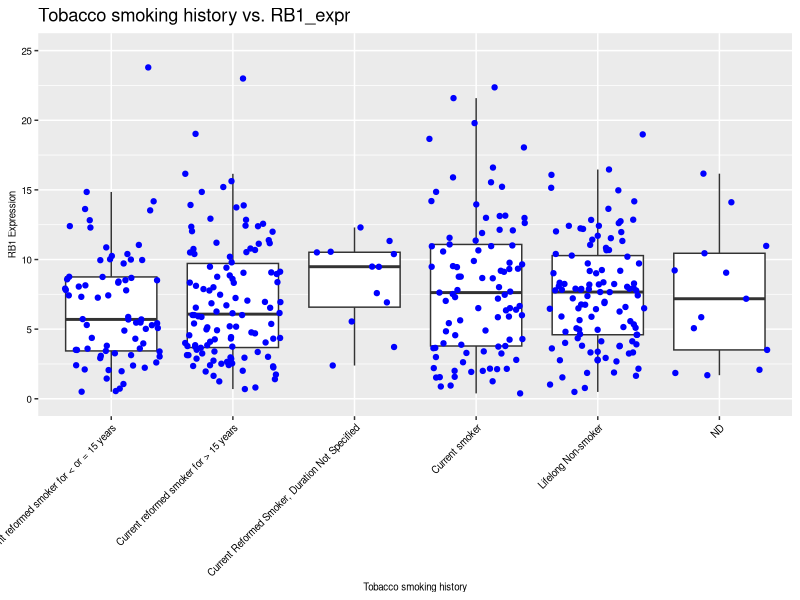
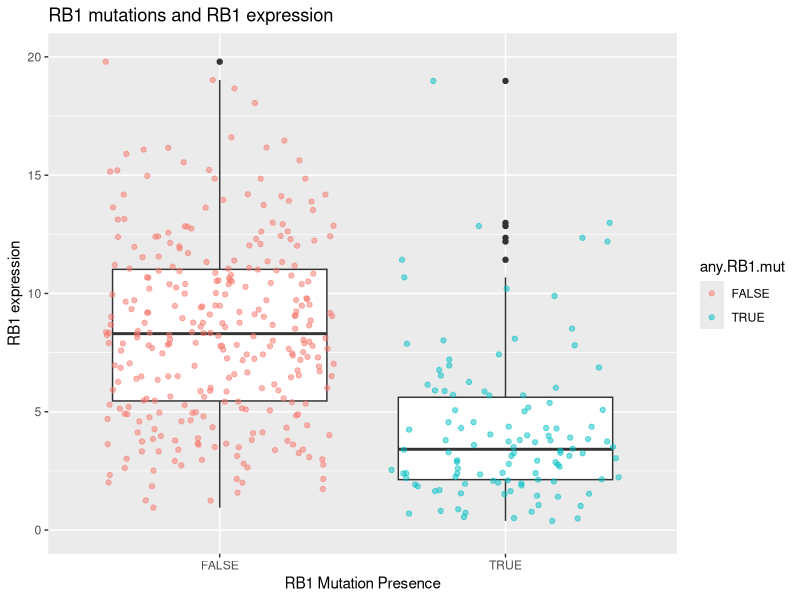
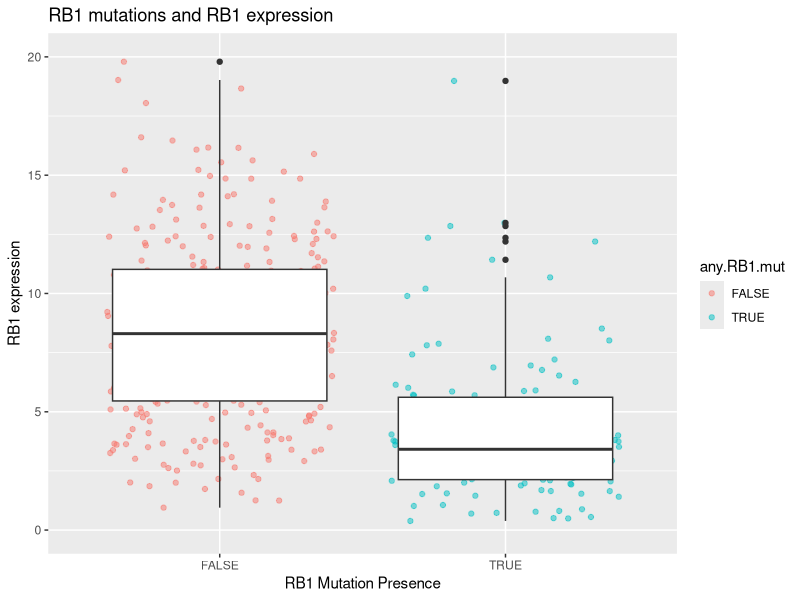
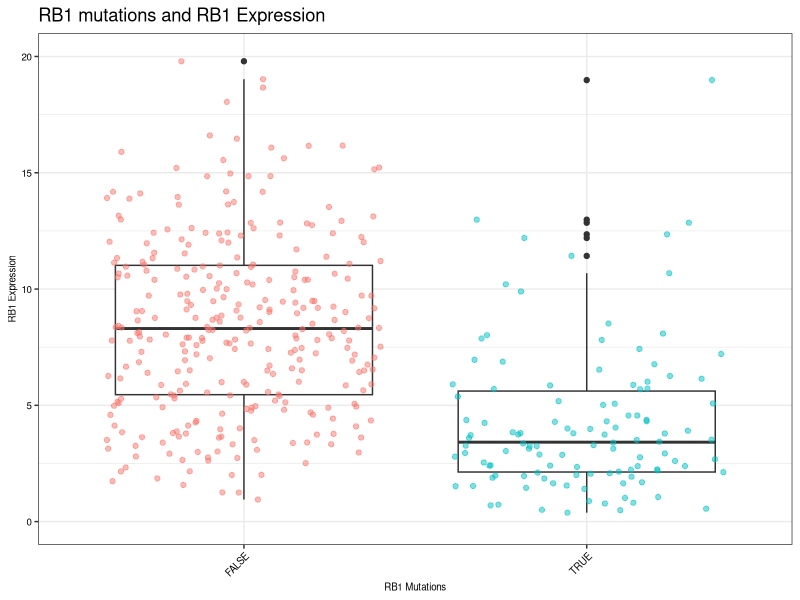
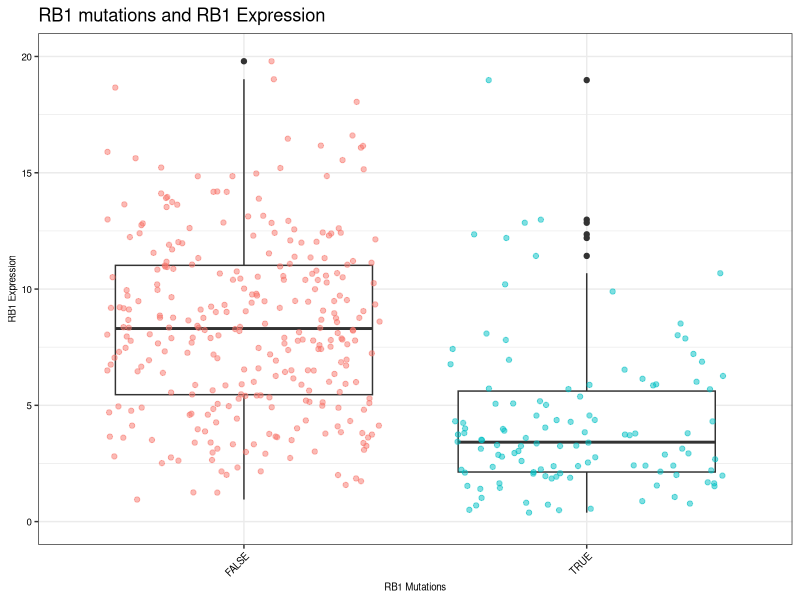
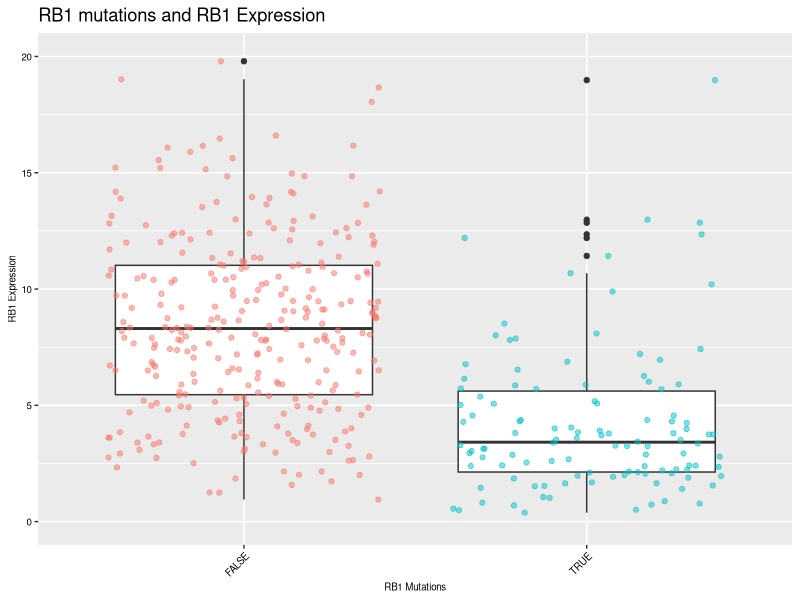
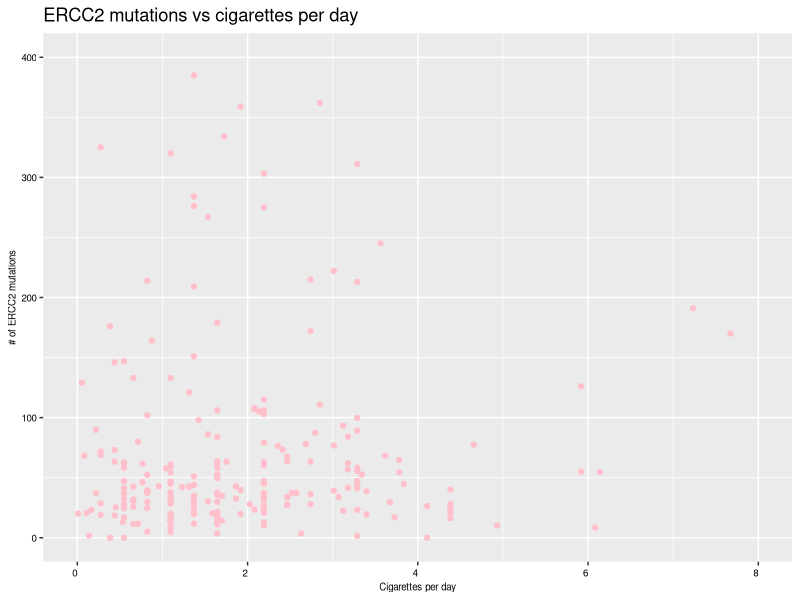
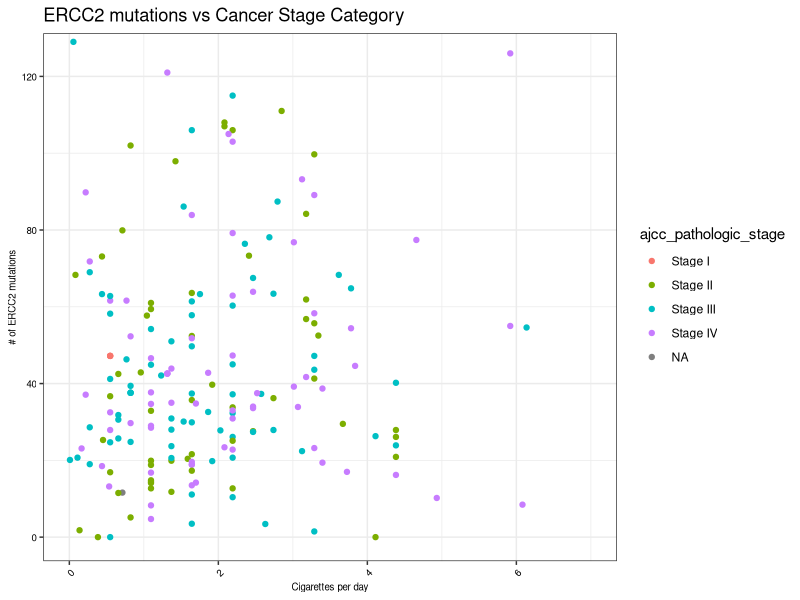

These figures' R source, in order:
## ---- chunk 1
# install.packages("tidyverse")
library(tidyverse) ## if this isn't working, be sure to run the above (uncomment first)
## ---- chunk 2
clinical <- read_csv("data/clinical.csv")
RB1_clinical <- clinical %>%
  select(tissue_or_organ_of_origin:total.number.Indels, contains("RB1")) %>%
  filter(sample_type == "Primary Tumor") %>%
  mutate(across(c(focal.deletion.in.RB1,mutation.in.RB1), #find cols that contain "RB1"
                ~replace_na(., "NaN"))) %>%  #replace the NAs with strings
  mutate(any.RB1.mut = focal.deletion.in.RB1 == "Del" |
           focal.deletion.in.RB1 == "Loss" |
           mutation.in.RB1 == "yes"
  ) %>%
  mutate(RB1_expr = as.numeric(RB1_expr)) #make sure expression is numeric just in case
## ---- chunk 3
#example with Tobacco.smoking.hustory and RB1_expr
A_boxplot <- ggplot(data = RB1_clinical,
       aes(x = Tobacco.smoking.history,
           y = RB1_expr)) + 
  geom_boxplot(outlier.shape = NA) +
  coord_cartesian(ylim = c(0, 25)) +
  geom_jitter(color = "blue") +
  theme_grey()+
    theme(axis.text.y = element_text(color = "black", size = 7),
        axis.text.x = element_text(size = 7, color = "black", angle = 45, hjust = 1),
        axis.title.y = element_text(color = "black", size = 7),
        axis.title.x = element_text(color = "black", size = 7),
        legend.position = "none") +
  labs(title = "Tobacco smoking history vs. RB1_expr",
       x = "Tobacco smoking history",
       y = "RB1 Expression")
A_boxplot

ggsave(filename = "plots/smoking_history_vs_RB1_Expr.pdf",
       plot = A_boxplot,
       width = 6, 
       height = 12) 
## ---- chunk 4
# install.packages("tidyverse")
library(tidyverse) ## if this isn't working, be sure to run the above (uncomment first)

# Load the data
clinical <- read.csv("data/clinical.csv")
## ---- chunk 5
any_RB1_mut <- ggplot(data = RB1_clinical, aes(x = any.RB1.mut, y = RB1_expr)) +
  geom_boxplot() +
  coord_cartesian(ylim = c(0, 20)) +
  geom_jitter(aes(color = any.RB1.mut), alpha = 0.5) +
  labs(title = "RB1 mutations and RB1 expression",
       x = "RB1 Mutation Presence",
       y = "RB1 expression")

any_RB1_mut


## ---- chunk 6
any_RB1_mut <- ggplot(data = RB1_clinical, aes(x = any.RB1.mut, y = RB1_expr)) +
  geom_jitter(aes(color = any.RB1.mut), alpha = 0.5) +
  geom_boxplot() +
  coord_cartesian(ylim = c(0, 20)) +
  labs(title = "RB1 mutations and RB1 expression",
       x = "RB1 Mutation Presence",
       y = "RB1 expression")

any_RB1_mut

## ---- chunk 7

any_RB1_mut <- ggplot(data = RB1_clinical, aes(x=any.RB1.mut, y=RB1_expr)) +
  geom_boxplot()+
  coord_cartesian(ylim=c(0,20)) +
  geom_jitter(aes(color = any.RB1.mut), alpha = 0.5) +
  theme_bw() +
  theme(axis.text.y = element_text(color = "black", size = 7),
        axis.text.x = element_text(size = 7, color = "black", angle = 45, hjust = 1),
        axis.title.y = element_text(color = "black", size = 7),
        axis.title.x = element_text(color = "black", size = 7),
        legend.position = "none") +
  labs(title = "RB1 mutations and RB1 Expression",
       x = "RB1 Mutations",
       y = "RB1 Expression")


any_RB1_mut


## ---- chunk 8

any_RB1_mut <- ggplot(data = RB1_clinical, aes(x=any.RB1.mut, y=RB1_expr)) +
  geom_boxplot()+
  coord_cartesian(ylim=c(0,20)) +
  geom_jitter(aes(color = any.RB1.mut), alpha = 0.5) +
  labs(title = "RB1 mutations and RB1 Expression",
       x = "RB1 Mutations",
       y = "RB1 Expression")+
  theme_bw() +
  theme(axis.text.y = element_text(color = "black", size = 7),
        axis.text.x = element_text(size = 7, color = "black", angle = 45, hjust = 1),
        axis.title.y = element_text(color = "black", size = 7),
        axis.title.x = element_text(color = "black", size = 7),
        legend.position = "none") 


any_RB1_mut


## ---- chunk 9

any_RB1_mut <- ggplot(data = RB1_clinical, aes(x=any.RB1.mut, y=RB1_expr)) +
  geom_boxplot()+
  coord_cartesian(ylim=c(0,20)) +
  geom_jitter(aes(color = any.RB1.mut), alpha = 0.5) +
  theme_grey() +
  theme(axis.text.y = element_text(color = "black", size = 7),
        axis.text.x = element_text(size = 7, color = "black", angle = 45, hjust = 1),
        axis.title.y = element_text(color = "black", size = 7),
        axis.title.x = element_text(color = "black", size = 7),
        legend.position = "none") +
  labs(title = "RB1 mutations and RB1 Expression",
       x = "RB1 Mutations",
       y = "RB1 Expression")

any_RB1_mut

#the default if theme_grey!

## ---- chunk 10

#example for cigarettes_per_day 
d_plot <- clinical %>% 
  select(barcode,ajcc_pathologic_stage, cigarettes_per_day, count.ERCC2.signature.mutations) %>% 
  filter(!is.na(count.ERCC2.signature.mutations)) 
 

scatter_1<- ggplot(data = d_plot,
                   aes(x = cigarettes_per_day,
                       y = count.ERCC2.signature.mutations,
                       fill = cigarettes_per_day)) + 
  geom_point(color = "pink") +
  coord_cartesian(ylim = c(0, 400), xlim=c(0,8)) +
  theme_grey() +
  theme(axis.text.y = element_text(color = "black", size = 7),
        axis.text.x = element_text(size = 7, color = "black", hjust = 1),
        axis.title.y = element_text(color = "black", size = 7),
        axis.title.x = element_text(color = "black", size = 7),
        legend.position = "none") +
  labs(title = "ERCC2 mutations vs cigarettes per day",
       x = "Cigarettes per day",
       y = "# of ERCC2 mutations")

scatter_1

## ---- chunk 11
stage_ERCC2 <- ggplot(data = d_plot,
                      aes(x = cigarettes_per_day,
                          y = count.ERCC2.signature.mutations,
                          fill = ajcc_pathologic_stage)) + 
  geom_point(aes(color = ajcc_pathologic_stage)) +
  coord_cartesian(ylim = c(0, 125), xlim = c(0,7)) +
  theme_bw() +
  theme(axis.text.y = element_text(color = "black", size = 7),
        axis.text.x = element_text(size = 7, color = "black", angle = 45, hjust = 1),
        axis.title.y = element_text(color = "black", size = 7),
        axis.title.x = element_text(color = "black", size = 7))+
  labs(title = "ERCC2 mutations vs Cancer Stage Category",
       x = "Cigarettes per day",
       y = "# of ERCC2 mutations")
stage_ERCC2
## ---- chunk 12
#an example with total.number.Indels and year of birth 

my_plot <- ggplot( data = clinical, 
                   aes(x= year_of_birth, 
                       y= total.number.Indels)) +
  geom_point(color =  "#d8c0e4" ) +
  coord_cartesian(ylim = c(0,30)) +
  theme_grey()+
    theme(axis.text.y = element_text(color = "black", size = 10),
        axis.text.x = element_text(size = 8, color = "black"),
        axis.title.y = element_text(color = "black", size = 8),
        axis.title.x = element_text(color = "black", size = 8),
        legend.position = "none") +
    labs(title = "Total Number of Indels by Year of Birth",
         x = "Year of Birth",
         y = "Total Number of Indels")
           
my_plot


#same plot colored by cancer stage

my_plot <- ggplot( data = clinical, 
                   aes(x= year_of_birth, 
                       y= total.number.Indels)) +
  geom_point(aes(color = ajcc_pathologic_stage) ) +
  coord_cartesian(ylim = c(0,30)) +
  theme_grey()+
    theme(axis.text.y = element_text(color = "black", size = 10),
        axis.text.x = element_text(size = 8, color = "black"),
        axis.title.y = element_text(color = "black", size = 8),
        axis.title.x = element_text(color = "black", size = 8) )+
    labs(title = "Total Number of Indels by Year of Birth",
         x = "Year of Birth",
         y = "Total Number of Indels")
           
my_plot

## ---- chunk 13
ggsave(filename = "plots/Plot_Name_Here.pdf",
       plot = my_plot,
       width = 6, 
       height =12) 

